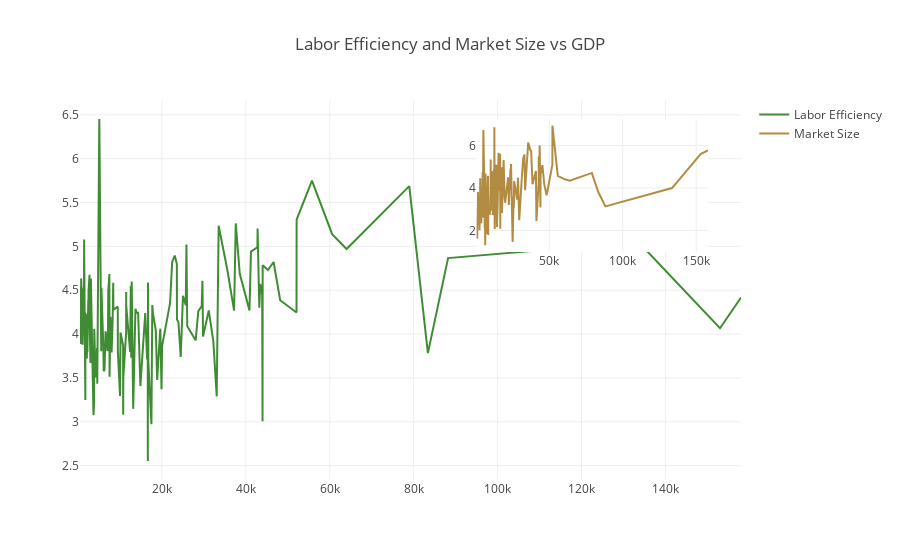

Notebook cell for this chart:
### Code cell
trace1 = go.Scatter(
    x=data_2014.GDP,
    y=data_2014['7th_pillar_Labor_market_efficiency'],
    name = "Labor Efficiency",
    marker = dict(color = 'rgba(16, 112, 2, 0.8)'),
    text= data_2014.Country
)
# second line plot
trace2 = go.Scatter(
    x=data_2014.GDP,
    y=data_2014['10th_pillar_Market_size'],
    xaxis='x2',
    yaxis='y2',
    name = "Market Size",
    marker = dict(color = 'rgba(160, 112, 20, 0.8)'),
    text= data_2014.Country
)
data = [trace1, trace2]
layout = go.Layout(
    xaxis2=dict(
        domain=[0.6, 0.95],
        anchor='y2',        
    ),
    yaxis2=dict(
        domain=[0.6, 0.95],
        anchor='x2',
    ),
    title = 'Labor Efficiency and Market Size vs GDP'

)

fig = go.Figure(data=data, layout=layout)
iplot(fig)

### Figure 1 — Plotly figure (JSON) as saved in the notebook; plotly's stock layout.template omitted (floating-point values rounded to 4 significant figures; data arrays with more than 128 entries replaced by an {"elided": "..."} marker saying what was removed)
{"data": [{"marker": {"color": "rgba(16, 112, 2, 0.8)"}, "name": "Labor Efficiency", "text": {"elided": "139 str values"}, "type": "scatter", "uid": "4686f975-4ac9-44a5-acad-37822a42d534", "x": {"elided": "139 int values"}, "y": {"elided": "139 float values"}}, {"marker": {"color": "rgba(160, 112, 20, 0.8)"}, "name": "Market Size", "text": {"elided": "139 str values"}, "type": "scatter", "uid": "f50c13e9-5bb0-4d06-b604-a43ce4a6c822", "x": {"elided": "139 int values"}, "xaxis": "x2", "y": {"elided": "139 float values"}, "yaxis": "y2"}], "layout": {"title": {"text": "Labor Efficiency and Market Size vs GDP"}, "xaxis2": {"anchor": "y2", "domain": [0.6, 0.95]}, "yaxis2": {"anchor": "x2", "domain": [0.6, 0.95]}}}
